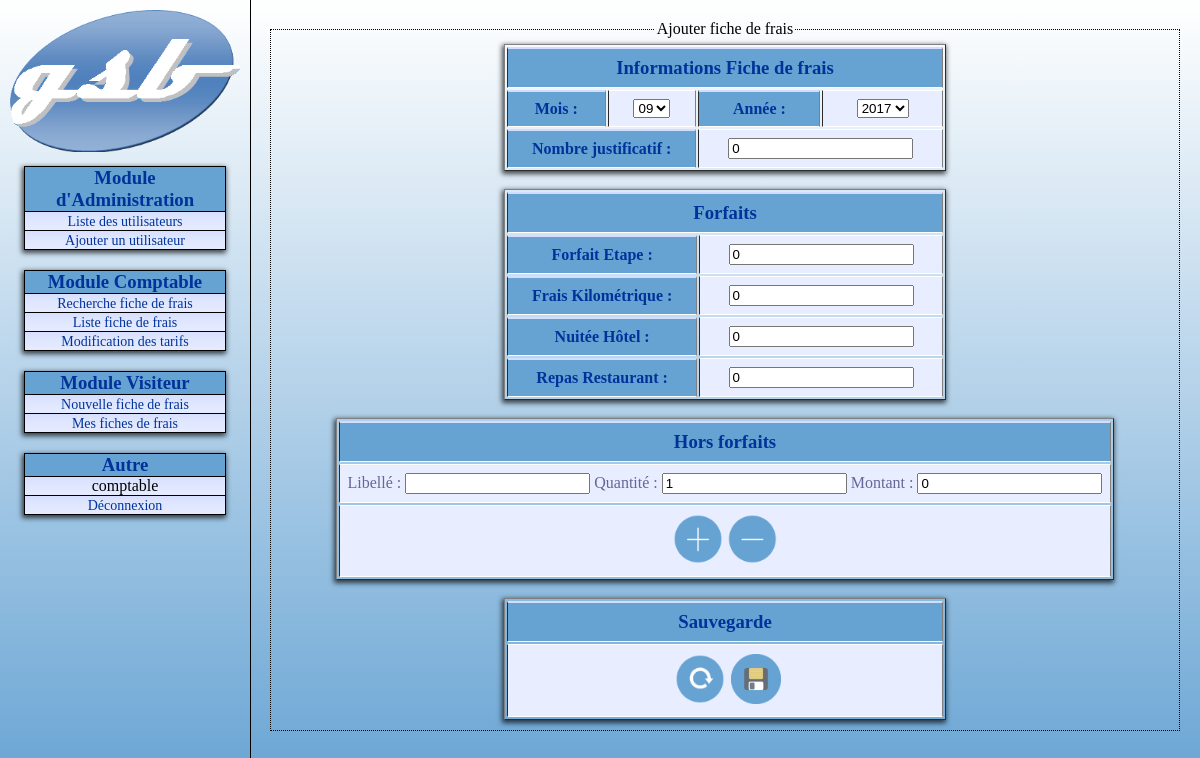
The page /visiteur-ajouterForm.php (signed in) on the database its author committed.
### tables this page shows
CREATE TABLE IF NOT EXISTS `Forfait` (
  `id` char(3) NOT NULL,
  `libelle` char(30) DEFAULT NULL,
  `montant` decimal(5,2) DEFAULT NULL,
  PRIMARY KEY (`id`)
);

### include/AccesDonnees.lib.php (called while the page is built, shortened)
<?php
$modeacces = "mysql";
function executeSQL($sql) {
	global $modeacces, $connexion;
	if ($modeacces=="mysql") {
		@$result = mysql_query($sql)
		or die ("Erreur SQL de <b>".$_SERVER["SCRIPT_NAME"]."</b>.<br />
			 Dans le fichier : ".__FILE__." a la ligne : ".__LINE__."<br />".
				mysql_error().
				"<br /><br />
				<b>REQUETE SQL : </b>$sql<br />");
				return $result;
	}
}
function tableSQL($sql) {
	global $modeacces, $connexion;
	$result = executeSQL($sql);
	$rows=array();
	if ($modeacces=="mysql") {
		while ($row = mysql_fetch_array($result, MYSQL_BOTH)) {
			array_push($rows,$row);
		}
	}
	return $rows;
}
?>

### include/database.lib.php (called while the page is built, shortened)
<?php
function secureDataAAfficher($var) {
	return htmlentities(utf8_encode($var));
}
?>

### visiteur-ajouterForm.php (the view, shortened to what this page needs)
<?php
require_once 'include/database.lib.php';
include 'layouts/head.inc.php';
?>
<form action="visiteur-ajouterAction.php" method="post">
	<fieldset>
		<legend>Ajouter fiche de frais</legend>
		<table border="1">
			<thead>
				<tr>
					<td class="tdTableGauche" colspan="4"><h3>Informations Fiche de frais</h3></td>
				</tr>
			</thead>
			<tbody>
				<tr>
					<td  class="tdTableGauche"><label for="mois">Mois :</label></td>
					<td>
	               		<select name="mois" id="mois">
						</select>
	               	</td>
	               	<td  class="tdTableGauche"><label for="annee">Ann&#233;e :</label></td>
	                <td>
	               		<select name="annee" id="annee">
						  <?php
						 $sql = "SELECT min(annee) FROM fichefrais LIMIT 1";
						 $minAnnee = champSQL($sql);
						  if($minAnnee == null)
						  	$minAnnee = date("Y")-1;
							for($Y = $minAnnee; $Y <= date("Y"); $Y++) {
	               			?>
	               				<option
		               				<?php
		               					if ($Y == date('Y')) {
		               						echo 'selected="selected"';
		               					}
		               				?>
	               				value="<?php echo $Y; ?>"><?php echo $Y; ?></option>
	               			<?php
	               			}
	               			?>
						</select>
	               	</td>
				</tr>
	            <tr>
	                <td colspan="2" class="tdTableGauche"><label for="nbJustificatifs">Nombre justificatif :</label></td>
	                <td colspan="2"><input id="nbJustificatifs" name="nbJustificatifs" type="number" min="0" value="0" size="5" /></td>
	            </tr>
            </tbody>
		</table>
		<br />
		<table border="1">
			<thead>
				<tr>
					<td class="tdTableGauche" colspan="2"><h3>Forfaits</h3></td>
				</tr>
			</thead>
			<tbody>
				<?php
					$sql = "SELECT id, libelle FROM forfait";
					$listeForfaits = tableSQL($sql);
					foreach ($listeForfaits as $key => $forfait) {
						?>
							<tr>
								<td class="tdTableGauche"><label for="<?php echo secureDataAAfficher($forfait['id']);?>"><?php echo secureDataAAfficher($forfait['libelle']);?> : </label></td>
				               	<td><input id="<?php echo secureDataAAfficher($forfait['id']);?>" name="<?php echo secureDataAAfficher($forfait['id']);?>" type="number" min="0" value="0" /></td>
				            </tr>
						<?php
					}
				?>
			</tbody>
		</table>
		<br />
		<table border="1">
			<thead>
				<tr>
					<td class="tdTableGauche" colspan="2"><h3>Hors forfaits</h3></td>
				</tr>
			</thead>
			<tbody>
				<tr>
					<td><div id="horsForfaitContainer"></div></td>
				</tr>
				<tr>
					<td colspan="2">
						<img class="icone" onclick="ajouter_horsForfait()" src="images/icones/add.png" alt="R&#233;initialiser">
			  			<img class="icone" onclick="retirer_horsForfait()" src="images/icones/remove.png" alt="R&#233;initialiser">
			  		</td>
				</tr>
			</tbody>
		</table>
		<br />
		<table border="1">
			<thead>
				<tr>
					<td class="tdTableGauche" colspan="2"><h3>Sauvegarde</h3></td>
				</tr>
			</thead>
			<tbody>
				<tr>
					<td colspan="4"><button class="icone" title="R&#233;initialiser" type="reset"><img src="images/icones/reset.png" alt="R&#233;initialiser"></button><input class="icone" type="image" src="images/icones/save.png" title="Ajouter la fiche de frais" alt="Ajouter la fiche de frais" /></td>
				</tr>
			</tbody>
		</table>
	</fieldset>
</form>
<?php
include 'layouts/footer.inc.php';

### styles/default.css (style rules this page uses)
* { margin: 0; }
body, html { height: 100%; background: #e0e0e0; background-image:linear-gradient(white, #66A3D3); background-attachment: fixed; background-repeat: no-repeat; }
fieldset { border: 1px dotted black; }
div.wrap div.content table { margin: auto; box-shadow: -1px 2px 5px 1px rgba(0, 0, 0, 0.7); min-width: 50%; text-align: center; }
div.wrap div.content table thead { font-weight: bold; padding: 8px; background: #66A3D3 ; border-top: 2px solid #d3ddff; border-bottom: 1px solid #fff; color: #039; }
div.wrap div.content table td { padding: 8px; border-bottom: 1px solid #fff; color: #669; border-top: 1px solid #fff; background: #e8edff url('http://1.bp.blogspot.com/_xDpoN6UfFFY/S-J2f5yBC3I/AAAAAAAACbY/zWXYXsR-w5E/s1600/gradback.png') repeat-x; }
div.wrap div.content table td.tdTableGauche { font-weight: bold; padding: 8px; background: #66A3D3 ; border-top: 2px solid #d3ddff; border-bottom: 1px solid #fff; color: #039; }
div.wrap div.content input.icone { height: 50px; width: auto; }
div.wrap div.content button.icone { border: none; background: none; cursor: pointer; }
div.wrap div.content button.icone img { height: 50px; width: auto; }
div.wrap div.content img.icone { height: 50px; width: auto; }

### rows shown on the page
forfait: libelle "Forfait Etape"
forfait: libelle "Frais Kilométrique"
forfait: libelle "Nuitée Hôtel"
forfait: libelle "Repas Restaurant"

### other values the page prints
$_SESSION['login'] "comptable"
form field annee "2017"
